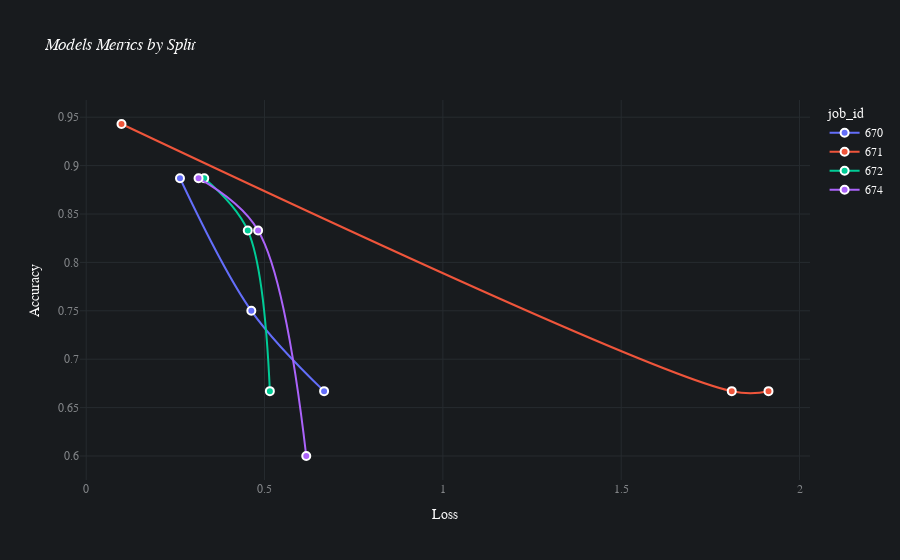

The code cell stored with this chart in its notebook:
### Code cell
batch.plot_performance(max_loss=5, min_metric_2=0.5)

### Figure 1 — Plotly figure (JSON) as saved in the notebook; plotly's stock layout.template omitted (floating-point values rounded to 4 significant figures)
{"data": [{"customdata": [[670, "test", 0.667, 0.667], [670, "validation", 0.463, 0.75], [670, "train", 0.263, 0.887]], "hovertemplate": "job_id=%{customdata[0]}<br>loss=%{customdata[2]}<br>accuracy=%{customdata[3]}<br>split=%{customdata[1]}<extra></extra>", "legendgroup": "670", "line": {"color": "#636efa", "dash": "solid", "shape": "spline", "width": 2}, "marker": {"line": {"color": "white", "width": 2}, "size": 8}, "mode": "markers+lines", "name": "670", "orientation": "v", "showlegend": true, "type": "scatter", "x": [0.667, 0.463, 0.263], "xaxis": "x", "y": [0.667, 0.75, 0.887], "yaxis": "y"}, {"customdata": [[671, "test", 1.913, 0.667], [671, "validation", 1.81, 0.667], [671, "train", 0.099, 0.943]], "hovertemplate": "job_id=%{customdata[0]}<br>loss=%{customdata[2]}<br>accuracy=%{customdata[3]}<br>split=%{customdata[1]}<extra></extra>", "legendgroup": "671", "line": {"color": "#EF553B", "dash": "solid", "shape": "spline", "width": 2}, "marker": {"line": {"color": "white", "width": 2}, "size": 8}, "mode": "markers+lines", "name": "671", "orientation": "v", "showlegend": true, "type": "scatter", "x": [1.913, 1.81, 0.099], "xaxis": "x", "y": [0.667, 0.667, 0.943], "yaxis": "y"}, {"customdata": [[672, "test", 0.515, 0.667], [672, "validation", 0.453, 0.833], [672, "train", 0.331, 0.887]], "hovertemplate": "job_id=%{customdata[0]}<br>loss=%{customdata[2]}<br>accuracy=%{customdata[3]}<br>split=%{customdata[1]}<extra></extra>", "legendgroup": "672", "line": {"color": "#00cc96", "dash": "solid", "shape": "spline", "width": 2}, "marker": {"line": {"color": "white", "width": 2}, "size": 8}, "mode": "markers+lines", "name": "672", "orientation": "v", "showlegend": true, "type": "scatter", "x": [0.515, 0.453, 0.331], "xaxis": "x", "y": [0.667, 0.833, 0.887], "yaxis": "y"}, {"customdata": [[674, "test", 0.617, 0.6], [674, "validation", 0.482, 0.833], [674, "train", 0.315, 0.887]], "hovertemplate": "job_id=%{customdata[0]}<br>loss=%{customdata[2]}<br>accuracy=%{customdata[3]}<br>split=%{customdata[1]}<extra></extra>", "legendgroup": "674", "line": {"color": "#ab63fa", "dash": "solid", "shape": "spline", "width": 2}, "marker": {"line": {"color": "white", "width": 2}, "size": 8}, "mode": "markers+lines", "name": "674", "orientation": "v", "showlegend": true, "type": "scatter", "x": [0.617, 0.482, 0.315], "xaxis": "x", "y": [0.6, 0.833, 0.887], "yaxis": "y"}], "layout": {"autosize": true, "font": {"color": "#FAFAFA", "family": "Avenir"}, "hoverlabel": {"bgcolor": "#0F0F0F", "font": {"family": "Avenir", "size": 15}}, "legend": {"title": {"text": "job_id"}, "tracegroupgap": 0}, "paper_bgcolor": "#181B1E", "plot_bgcolor": "#181B1E", "title": {"text": "<i>Models Metrics by Split</i>"}, "xaxis": {"anchor": "y", "autorange": true, "domain": [0, 1], "gridcolor": "#262B2F", "range": [-0.01893, 2.031], "tickfont": {"color": "#818487"}, "title": {"text": "Loss"}, "type": "linear", "zeroline": false}, "yaxis": {"anchor": "x", "autorange": true, "domain": [0, 1], "gridcolor": "#262B2F", "range": [0.5758, 0.9672], "tickfont": {"color": "#818487"}, "title": {"text": "Accuracy"}, "type": "linear", "zeroline": false}}}
